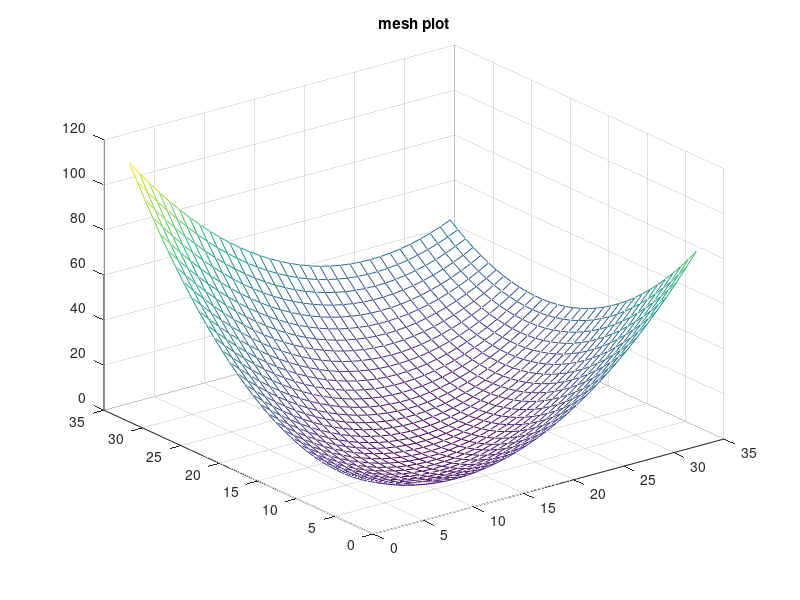
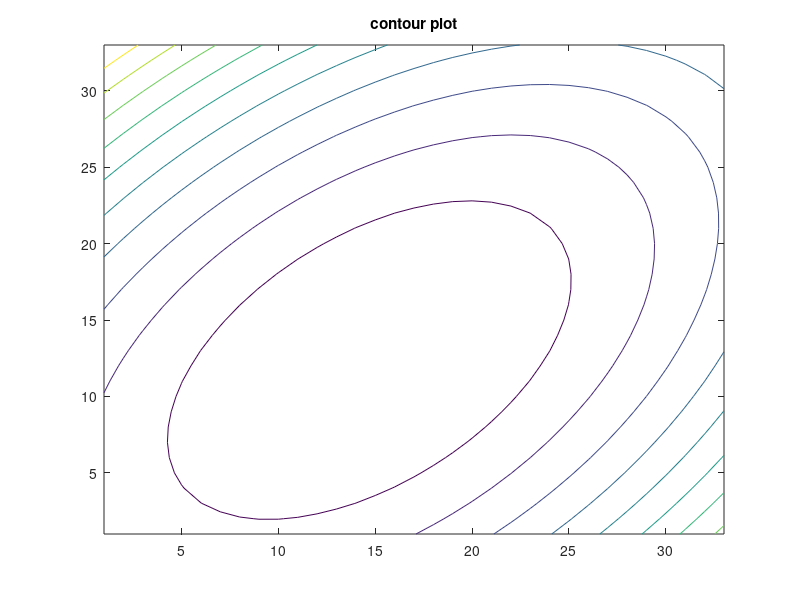

Source code (MATLAB) for these figures, in order:
N=3;
[W1,W2]=meshgrid(-8:0.5:8);
z=(0.5)*(W1.^2+W2.^2)+W1.*W2*cos(2*pi/N)+2*W2*sin(2*pi/N)+2;
figure(1)
mesh(z);
title('mesh plot');
figure(2);
contour(z);
title('contour plot');
y=min(z)
emin=min(y)